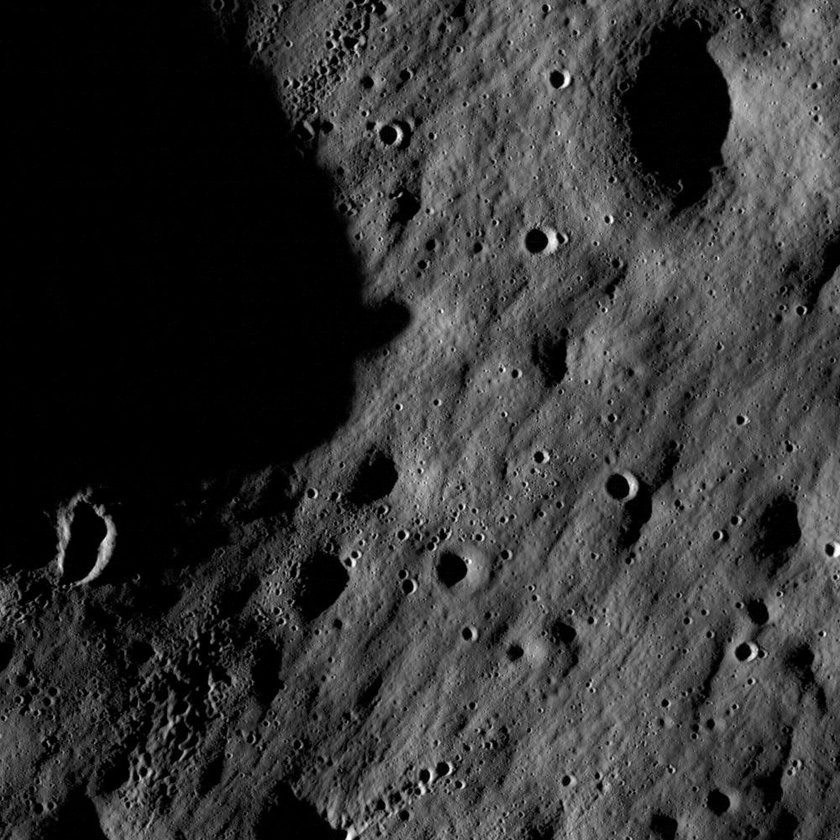
#> input picture data/reference.jpg, 840 x 840 px, shrunk from 1000 x 1000 before the run
$ python match_features.py
#> lines starting #> are read from the running program, lines starting #| are printed output that depends on the picture
import os
import sys
import cv2


def main():
    # Resolve relative paths based on script location
    script_dir = os.path.dirname(os.path.abspath(__file__))
    ref_path = os.path.normpath(os.path.join(script_dir, "..", "data", "reference.jpg"))

    # Determine source image path (use CLI argument if provided, default to source.jpg)
    if len(sys.argv) > 1:
        source_arg = sys.argv[1]
    else:
        source_arg = "source.jpg"

    if os.path.isabs(source_arg):
        src_path = os.path.normpath(source_arg)
    elif os.path.dirname(source_arg):
        src_path = os.path.normpath(os.path.join(script_dir, source_arg))
    else:
        src_path = os.path.normpath(os.path.join(script_dir, "..", "data", source_arg))

    out_path = os.path.normpath(os.path.join(script_dir, "..", "data", "good_matches.jpg"))

    # Error handling for missing input files
    if not os.path.exists(ref_path):
        print(f"Error: Reference image missing at '{ref_path}'.", file=sys.stderr)
        sys.exit(1)

    if not os.path.exists(src_path):
        print(f"Error: Source image missing at '{src_path}'.", file=sys.stderr)
        sys.exit(1)

    # Load images using OpenCV
    ref_img = cv2.imread(ref_path)
#> ref_img is the input picture: shape (840, 840, 3); min 0, max 255, mean 51.1
    if ref_img is None:
        print(f"Error: Failed to read reference image from '{ref_path}'.", file=sys.stderr)
        sys.exit(1)

    src_img = cv2.imread(src_path)
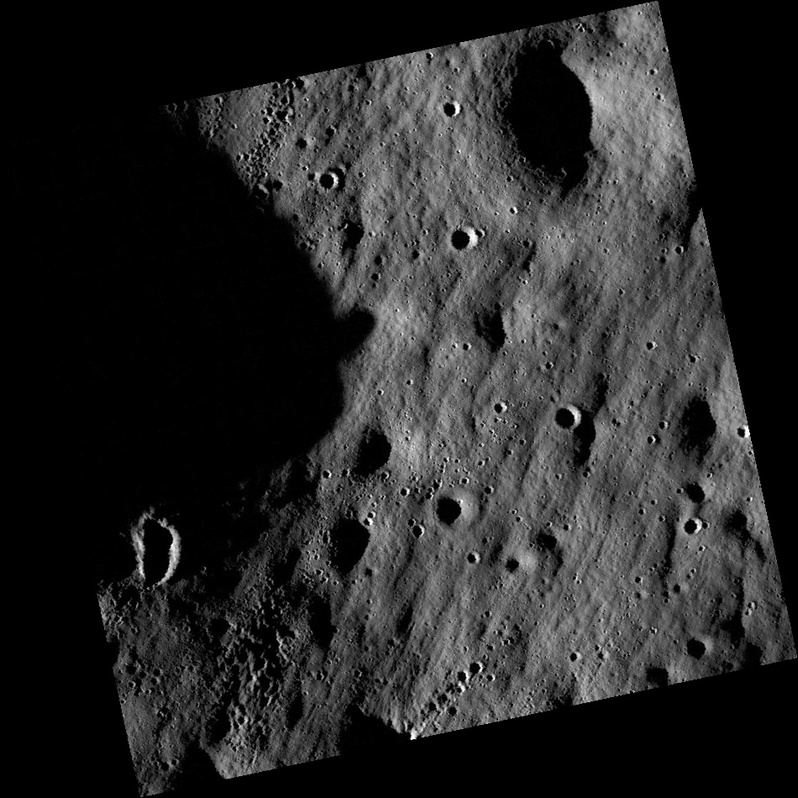
#> input picture data/source.jpg, 798 x 798 px, shrunk from 950 x 950 before the run
#> src_img is the input picture: shape (798, 798, 3); min 0, max 255, mean 39.7
    if src_img is None:
        print(f"Error: Failed to read source image from '{src_path}'.", file=sys.stderr)
        sys.exit(1)

    # Convert images to grayscale
    ref_gray = cv2.cvtColor(ref_img, cv2.COLOR_BGR2GRAY)
    src_gray = cv2.cvtColor(src_img, cv2.COLOR_BGR2GRAY)

    # Detect keypoints and compute descriptors with SIFT
    sift = cv2.SIFT_create()
    kp_ref, des_ref = sift.detectAndCompute(ref_gray, None)
#> kp_ref = 6909 keypoints; strongest (x, y, size): (567, 81, 4.4), (407, 535, 3), (830, 550, 6.2), (356, 46, 2.5)
    kp_src, des_src = sift.detectAndCompute(src_gray, None)
#> kp_src = 4758 keypoints; strongest (x, y, size): (413, 737, 4), (747, 433, 4), (408, 491, 2.6), (741, 432, 4.8)

    num_kp_ref = len(kp_ref) if kp_ref is not None else 0
#> num_kp_ref = 6909
    num_kp_src = len(kp_src) if kp_src is not None else 0
#> num_kp_src = 4758

    # Error handling for missing/empty descriptors or keypoints
    if des_ref is None or len(des_ref) == 0:
        print(f"Error: No descriptors computed for reference image '{ref_path}'.", file=sys.stderr)
        sys.exit(1)

    if des_src is None or len(des_src) == 0:
        print(f"Error: No descriptors computed for source image '{src_path}'.", file=sys.stderr)
        sys.exit(1)

    # BFMatcher with L2 distance and KNN matching (k=2)
    bf = cv2.BFMatcher(cv2.NORM_L2)
    matches = bf.knnMatch(des_ref, des_src, k=2)
#> matches = 6909 matches

    # Apply Lowe's ratio test with ratio threshold = 0.75
    good_matches = []
    for match_pair in matches:
        if len(match_pair) == 2:
            m, n = match_pair
            if m.distance < 0.75 * n.distance:
                good_matches.append(m)
#> after the loop, good_matches = 2553 matches

    # Print numbers of keypoints and good matches
    print(f"Reference image keypoints: {num_kp_ref}")
#| Reference image keypoints: 6909
    print(f"Source image keypoints: {num_kp_src}")
#| Source image keypoints: 4758
    print(f"Good matches found: {len(good_matches)}")
#| Good matches found: 2553

    # Draw good matches
    match_vis = cv2.drawMatches(
        ref_img,
        kp_ref,
        src_img,
        kp_src,
        good_matches,
        None,
        flags=cv2.DrawMatchesFlags_NOT_DRAW_SINGLE_POINTS,
    )
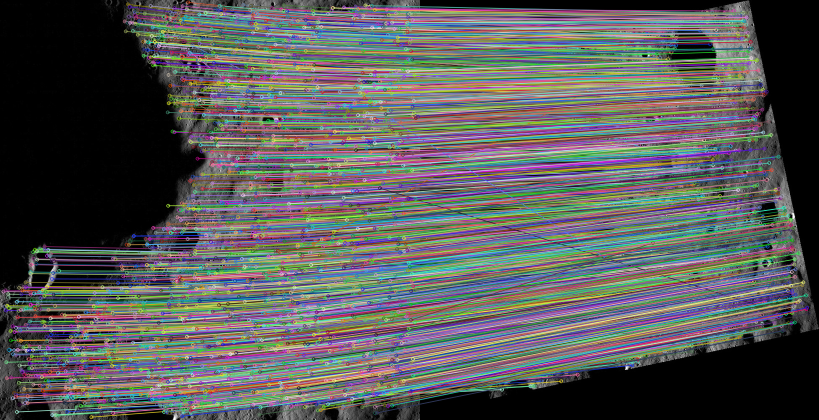
#> match_vis: shape (840, 1638, 3) (shown at 1/2 size); mean B, G, R 89.6, 89.8, 89.1

    # Save visualization to file
    os.makedirs(os.path.dirname(out_path), exist_ok=True)
    if not cv2.imwrite(out_path, match_vis):
        print(f"Error: Failed to save match visualization to '{out_path}'.", file=sys.stderr)
        sys.exit(1)

    print(f"Successfully saved match visualization to '{out_path}'.")


if __name__ == "__main__":
    main()
